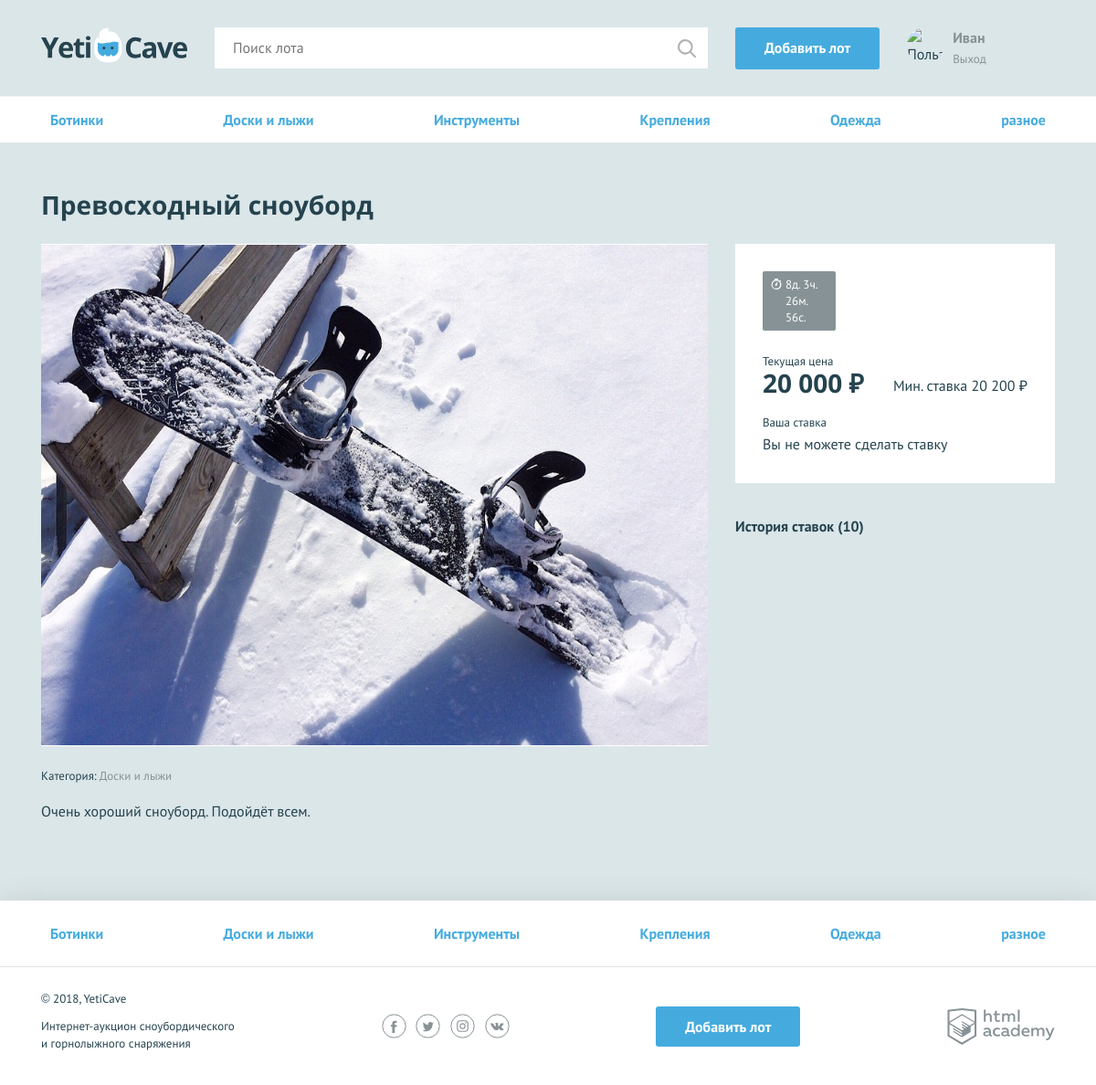
The page /lot.php?lot_id=9 (signed in) on the database its author committed.
### tables this page shows
CREATE TABLE categories (
  id   INT AUTO_INCREMENT PRIMARY KEY,
  name CHAR(64)
);

CREATE TABLE lots (
  id                 INT AUTO_INCREMENT PRIMARY KEY,
  creation_date_time DATETIME,
  name               CHAR(128),
  description        TEXT,
  image              CHAR(128),
  start_price        INT,
  end_date_time      DATETIME,
  bet_step           SMALLINT,
  category_id        INT,
  user_id            INT,
  winner_id          INT,
  price              INT,
  FOREIGN KEY (category_id) REFERENCES categories (id),
  FOREIGN KEY (user_id) REFERENCES users (id),
  FOREIGN KEY (winner_id) REFERENCES users (id)
);

### functions.php (called while the page is built, shortened)
<?php
function include_template($name, $data)
{
    $name = 'templates/' . $name;
    extract($data);
    require_once $name;
    $result = ob_get_clean();
    return $result;
}
function ruble_display($number)
{
    return number_format(ceil($number), 0, ".", " ") . ' ₽';
}
function timestamp_format($timestamp)
{
    $days = floor($timestamp / 86400);
    $remain_time = $timestamp - $days * 86400;
    $hours = floor($remain_time / 3600);
    $remain_time = $remain_time - $hours * 3600;
    $minutes = floor($remain_time / 60);
    $remain_time = $remain_time - $minutes * 60;
    $seconds = $remain_time;
    return $days . 'д. ' . $hours . 'ч. ' . $minutes . 'м. ' . $seconds . 'с.';
}

### data.php (called while the page is built, shortened)
<?php
$categories = [
    "Доски и лыжи", "Крепления", "Ботинки",
    "Одежда", "Инструменты", "Разное"];
$con = mysqli_connect("localhost", "root", "PasswordforMySQL", "Yeticave");
mysqli_set_charset($con, "utf8");
$categories_query = "SELECT id, name FROM categories GROUP BY name;";
$categories_result = mysqli_query($con, $categories_query);

### templates/layout.php (the view, shortened to what this page needs)
<!DOCTYPE html>
<html lang="ru">
<head>
    <link href="css/normalize.min.css" rel="stylesheet">
    <link href="css/style.css" rel="stylesheet">
</head>
<body>
<div class="page-wrapper">
    <header class="main-header">
        <div class="main-header__container container">
            <a class="main-header__logo" href="index.php">
                <img src="img/logo.svg" width="160" height="39" alt="Логотип компании YetiCave">
            </a>
            <form class="main-header__search" method="get" action="search.php">
                <input type="search" name="search" placeholder="Поиск лота">
                <input class="main-header__search-btn" type="submit" name="">
            </form>
            <?php if (isset($_SESSION['user'])): ?>
                <a class="main-header__add-lot button" href="add.php">Добавить лот</a>
            <?php endif; ?>
            <nav class="user-menu">
                <?php if (isset($_SESSION['user'])): ?>
                    <div class="user-menu__image">
                        <img src="<?= $_SESSION['user']['avatar'] ?>" width="40" height="40" alt="Пользователь">
                    </div>
                    <div class="user-menu__logged">
                        <p><?= htmlspecialchars($_SESSION['user']['name']) ?></p>
                        <a href="logout.php">Выход</a>
                    </div>
                <?php endif; ?>
            </nav>
        </div>
    </header>
    <main>
        <nav class="nav">
            <ul class="nav__list container">
                <?php foreach ($categories as $key => $val): ?>
                    <li class="nav__item">
                        <a href="all-lots.html"><?= $val['name'] ?></a>
                    </li>
                <?php endforeach; ?>
            </ul>
        </nav>
        <?= $page_content; ?>
    </main>
</div>
<footer class="main-footer">
    <nav class="nav">
        <ul class="nav__list container">
            <?php foreach ($categories as $key => $val): ?>
                <li class="nav__item">
                    <a href="pages/all-lots.html"><?= $val['name']; ?></a>
                </li>
            <?php endforeach; ?>
        </ul>
    </nav>
    <div class="main-footer__bottom container">
        <div class="main-footer__copyright">
            <p>© 2018, YetiCave</p>
            <p>Интернет-аукцион сноубордического и горнолыжного снаряжения</p>
        </div>
        <div class="main-footer__social social">
            <a class="social__link social__link--facebook" href="#">
            </a>
            <a class="social__link social__link--twitter" href="#">
            </a>
            <a class="social__link social__link--instagram" href="#">
            </a>
            <a class="social__link social__link--vkontakte" href="#">
            </a>
        </div>
        <?php if (isset($_SESSION['user'])): ?>
            <a class="main-footer__add-lot button" href="add.php">Добавить лот</a>
        <?php endif; ?>
        <div class="main-footer__developed-by">
            <a class="logo-academy" href="https://htmlacademy.ru/intensive/php">
            </a>
        </div>
    </div>
</footer>
</body>
</html>

### templates/lot.php (shortened to what this page needs)
<section class="lot-item container">
    <h2><?= $lot[0]['name'] ?></h2>
    <div class="lot-item__content">
        <div class="lot-item__left">
            <div class="lot-item__image">
                <img src="<?= $lot[0]['image'] ?>" width="730" height="548" alt="Сноуборд">
            </div>
            <p class="lot-item__category">Категория: <span><?= $lots_related[0]['category'] ?></span></p>
            <p class="lot-item__description"><?= $lot[0]['description'] ?></p>
        </div>
        <div class="lot-item__right">
            <div class="lot-item__state">
                <div class="lot-item__timer timer">
                    <?php if ($time_left > 0): ?>
                        <?= timestamp_format($time_left); ?>
                    <?php endif; ?>
                </div>
                <div class="lot-item__cost-state">
                    <div class="lot-item__rate">
                        <?php if ($time_left > 0): ?>
                            <span class="lot-item__amount">Текущая цена</span>
                            <span class="lot-item__cost"> <?php if (isset($lots_related[0]['last_bet_price'])): ?>
                                    <?= ruble_display($lots_related[0]['last_bet_price']); ?>
                                <?php else: ?>
                                    <?= ruble_display($lots_related[0]['start_price']); ?>
                                <?php endif; ?></span>
                        <?php endif; ?>
                    </div>
                    <?php if (isset($lots_related[0]['last_bet_price'])): ?>
                        <?php if ($time_left > 0): ?>
                            <div class="lot-item__min-cost">
                                Мин. ставка
                                <span><?= ruble_display($lots_related[0]['last_bet_price'] + $lot[0]['bet_step']); ?></span>
                            </div>
                        <?php else: ?>
                            <div class="lot-item__min-cost">
                                Лот закрыт <span><?= $lots_related[0]['end_date_time'] ?></span>
                            </div>
                        <?php endif; ?>
                    <?php else: ?>
                        <?php if ($time_left > 0): ?>
                            <div class="lot-item__min-cost">
                                Мин. ставка
                                <span><?= ruble_display($lots_related[0]['start_price'] + $lot[0]['bet_step']); ?></span>
                            </div>
                        <?php else: ?>
                            <div class="lot-item__min-cost">
                                Лот закрыт <span><?= $lots_related[0]['end_date_time'] ?></span>
                            </div>
                        <?php endif; ?>
                    <?php endif; ?>
                </div>
                <?php if (isset($_SESSION['user']) && $time_left > 0): ?>
                    <form class="lot-item__form" action="lot.php?lot_id=<?= (int)$_GET['lot_id'] ?>" method="post">
                        <p class="lot-item__form-item">
                            <label for="cost">Ваша ставка</label>
                            <?php if ($error_is_user_bet): ?><span>Вы не можете сделать ставку</span><?php endif; ?>
                        </p>
                    </form>
                <?php endif; ?>
            </div>
            <div class="history">
                <?php if (isset($_SESSION['user'])): ?>
                    <h3>История ставок (<span>10</span>)</h3>
                <?php endif; ?>
            </div>
        </div>
    </div>
</section>

### rows shown on the page
categories: name "Ботинки"
categories: name "Доски и лыжи"
categories: name "Инструменты"
categories: name "Крепления"
categories: name "Одежда"
categories: name "разное"
lots: name "Превосходный сноуборд", image (picture), category.name "Доски и лыжи", description "Очень хороший сноуборд. Подойдёт всем.", start_price "20 000 ₽", ruble_display($lots_related[0]['start_price'] + $lot[0]['bet_step']) "20 200 ₽"

### other values the page prints
$_SESSION['user']['name'] "Иван"
